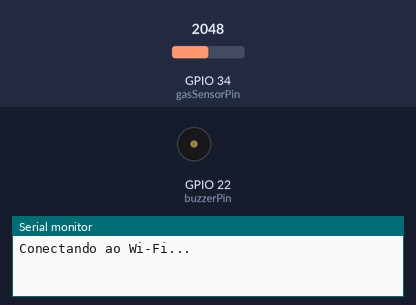
The sketch below on a simulated ESP32. Shown: buzzer (waves = sounding, pin HIGH), the last lines printed to the serial monitor. The inputs (shaded band) are chosen by the test bench; at power-on: GPIO 34 (gasSensorPin) = 2048. WiFi joins after 1.5 s; servers stay silent unless stated.

Above: at 0.1 s.
At 1.6 s:
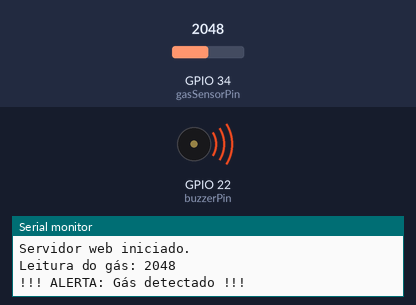
Timing chart, 0 to 3.1 s (numbered marks = the images above):
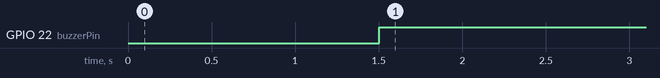

The sketch:

detectorGas.ino
```cpp
#include <WiFi.h>
#include <WebServer.h>

#define gasSensorPin 34
#define buzzerPin 22

const int limiteGas = 400;

const char* ssid = "SEU_SSID";
const char* password = "SUA_SENHA";

WebServer server(80);

int gasLevel = 0;
bool alarmeAtivado = false;

String gerarPaginaWeb() {
  String html = "<!DOCTYPE html><html><head><meta charset='UTF-8'>";
  html += "<meta name='viewport' content='width=device-width, initial-scale=1'>";
  html += "<title>Monitor de Gás ESP32</title>";
  html += "<style>body{font-family:Arial;text-align:center;} .alerta{color:red;font-weight:bold;}</style>";
  html += "</head><body>";
  html += "<h2>Monitor de Gás - ESP32</h2>";
  html += "<p>Leitura atual do gás: <strong>" + String(gasLevel) + "</strong></p>";

  if (alarmeAtivado) {
    html += "<p class='alerta'>!!! ALERTA: Gás detectado em alta concentração !!!</p>";
  } else {
    html += "<p>Status: Normal</p>";
  }

  html += "<p><em>Atualiza em 5 segundos...</em></p>";
  html += "<script>setTimeout(()=>{location.reload();}, 5000);</script>";
  html += "</body></html>";
  return html;
}

void setup() {
  Serial.begin(115200);
  pinMode(buzzerPin, OUTPUT);
  digitalWrite(buzzerPin, LOW);

  Serial.println("Conectando ao Wi-Fi...");
  WiFi.begin(ssid, password);
  while (WiFi.status() != WL_CONNECTED) {
    delay(500);
    Serial.print(".");
  }

  Serial.println("");
  Serial.println("Conectado!");
  Serial.print("IP do ESP32: ");
  Serial.println(WiFi.localIP());

  server.on("/", []() {
    server.send(200, "text/html", gerarPaginaWeb());
  });

  server.begin();
  Serial.println("Servidor web iniciado.");
}

void loop() {
  gasLevel = analogRead(gasSensorPin);
  Serial.print("Leitura do gás: ");
  Serial.println(gasLevel);

  if (gasLevel > limiteGas) {
    digitalWrite(buzzerPin, HIGH);
    alarmeAtivado = true;
    Serial.println("!!! ALERTA: Gás detectado !!!");
  } else {
    digitalWrite(buzzerPin, LOW);
    alarmeAtivado = false;
  }

  server.handleClient();
  delay(1000);
}
```

Measured:
- by itself, GPIO 22 (buzzerPin): LOW → HIGH at 1.5 s
